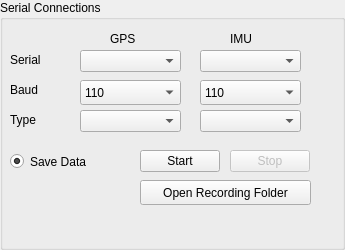
         <widget class="QGroupBox" name="serial_connect">
          <property name="sizePolicy">
           <sizepolicy hsizetype="Minimum" vsizetype="Fixed">
            <horstretch>0</horstretch>
            <verstretch>0</verstretch>
           </sizepolicy>
          </property>
          <property name="minimumSize">
           <size>
            <width>345</width>
            <height>250</height>
           </size>
          </property>
          <property name="title">
           <string>Serial Connections</string>
          </property>
          <widget class="QComboBox" name="gpsSerial">
           <property name="geometry">
            <rect>
             <x>80</x>
             <y>50</y>
             <width>101</width>
             <height>22</height>
            </rect>
           </property>
          </widget>
          <widget class="QPushButton" name="serialConnectionButton">
           <property name="geometry">
            <rect>
             <x>140</x>
             <y>150</y>
             <width>80</width>
             <height>22</height>
            </rect>
           </property>
           <property name="text">
            <string>Start</string>
           </property>
          </widget>
          <widget class="QPushButton" name="serialTerminationButton">
           <property name="enabled">
            <bool>false</bool>
           </property>
           <property name="geometry">
            <rect>
             <x>230</x>
             <y>150</y>
             <width>80</width>
             <height>22</height>
            </rect>
           </property>
           <property name="text">
            <string>Stop</string>
           </property>
          </widget>
          <widget class="QLabel" name="gpsLabel">
           <property name="geometry">
            <rect>
             <x>110</x>
             <y>30</y>
             <width>41</width>
             <height>17</height>
            </rect>
           </property>
           <property name="text">
            <string>GPS</string>
           </property>
          </widget>
          <widget class="QLabel" name="baudLabel">
           <property name="geometry">
            <rect>
             <x>10</x>
             <y>80</y>
             <width>81</width>
             <height>20</height>
            </rect>
           </property>
           <property name="text">
            <string>Baud</string>
           </property>
          </widget>
          <widget class="QComboBox" name="baudGPS">
           <property name="enabled">
            <bool>true</bool>
           </property>
           <property name="geometry">
            <rect>
             <x>80</x>
             <y>80</y>
             <width>101</width>
             <height>25</height>
            </rect>
           </property>
           <property name="editable">
            <bool>false</bool>
           </property>
           <item>
            <property name="text">
             <string>110</string>
            </property>
           </item>
           <item>
            <property name="text">
             <string>300</string>
            </property>
           </item>
           <item>
            <property name="text">
             <string>600</string>
            </property>
           </item>
           <item>
            <property name="text">
             <string>1200</string>
            </property>
           </item>
           <item>
            <property name="text">
             <string>2400</string>
            </property>
           </item>
           <item>
            <property name="text">
             <string>4800</string>
            </property>
           </item>
           <item>
            <property name="text">
             <string>9600</string>
            </property>
           </item>
           <item>
            <property name="text">
             <string>14400</string>
            </property>
           </item>
           <item>
            <property name="text">
             <string>19200</string>
            </property>
           </item>
           <item>
            <property name="text">
             <string>38400</string>
            </property>
           </item>
           <item>
            <property name="text">
             <string>57600</string>
            </property>
           </item>
           <item>
            <property name="text">
             <string>115200</string>
            </property>
           </item>
           <item>
            <property name="text">
             <string>128000</string>
            </property>
           </item>
           <item>
            <property name="text">
             <string>256000</string>
            </property>
           </item>
          </widget>
          <widget class="QRadioButton" name="saveButton">
           <property name="geometry">
            <rect>
             <x>10</x>
             <y>150</y>
             <width>141</width>
             <height>23</height>
            </rect>
           </property>
           <property name="text">
            <string>Save Data</string>
           </property>
           <property name="checked">
            <bool>true</bool>
           </property>
          </widget>
          <widget class="QLabel" name="serialLabel">
           <property name="geometry">
            <rect>
             <x>10</x>
             <y>50</y>
             <width>81</width>
             <height>20</height>
            </rect>
           </property>
           <property name="text">
            <string>Serial</string>
           </property>
          </widget>
          <widget class="QComboBox" name="baudIMU">
           <property name="geometry">
            <rect>
             <x>200</x>
             <y>80</y>
             <width>101</width>
             <height>25</height>
            </rect>
           </property>
           <item>
            <property name="text">
             <string>110</string>
            </property>
           </item>
           <item>
            <property name="text">
             <string>300</string>
            </property>
           </item>
           <item>
            <property name="text">
             <string>600</string>
            </property>
           </item>
           <item>
            <property name="text">
             <string>1200</string>
            </property>
           </item>
           <item>
            <property name="text">
             <string>2400</string>
            </property>
           </item>
           <item>
            <property name="text">
             <string>4800</string>
            </property>
           </item>
           <item>
            <property name="text">
             <string>9600</string>
            </property>
           </item>
           <item>
            <property name="text">
             <string>14400</string>
            </property>
           </item>
           <item>
            <property name="text">
             <string>19200</string>
            </property>
           </item>
           <item>
            <property name="text">
             <string>38400</string>
            </property>
           </item>
           <item>
            <property name="text">
             <string>57600</string>
            </property>
           </item>
           <item>
            <property name="text">
             <string>115200</string>
            </property>
           </item>
           <item>
            <property name="text">
             <string>128000</string>
            </property>
           </item>
           <item>
            <property name="text">
             <string>256000</string>
            </property>
           </item>
          </widget>
          <widget class="QLabel" name="imuLabel">
           <property name="geometry">
            <rect>
             <x>230</x>
             <y>30</y>
             <width>41</width>
             <height>17</height>
            </rect>
           </property>
           <property name="text">
            <string>IMU</string>
           </property>
          </widget>
          <widget class="QComboBox" name="imuSerial">
           <property name="geometry">
            <rect>
             <x>200</x>
             <y>50</y>
             <width>101</width>
             <height>22</height>
            </rect>
           </property>
          </widget>
          <widget class="QLabel" name="typeLabel">
           <property name="geometry">
            <rect>
             <x>10</x>
             <y>110</y>
             <width>81</width>
             <height>20</height>
            </rect>
           </property>
           <property name="text">
            <string>Type</string>
           </property>
          </widget>
          <widget class="QComboBox" name="imuType">
           <property name="geometry">
            <rect>
             <x>200</x>
             <y>110</y>
             <width>101</width>
             <height>22</height>
            </rect>
           </property>
          </widget>
          <widget class="QComboBox" name="gpsType">
           <property name="geometry">
            <rect>
             <x>80</x>
             <y>110</y>
             <width>101</width>
             <height>22</height>
            </rect>
           </property>
          </widget>
          <widget class="QPushButton" name="recordingFolderbtn">
           <property name="geometry">
            <rect>
             <x>140</x>
             <y>180</y>
             <width>171</width>
             <height>25</height>
            </rect>
           </property>
           <property name="text">
            <string>Open Recording Folder</string>
           </property>
          </widget>
         </widget>
